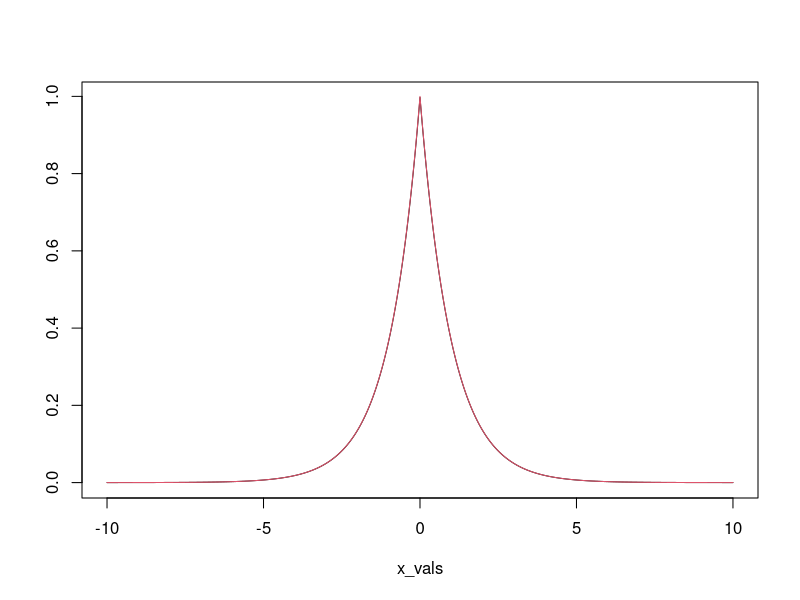
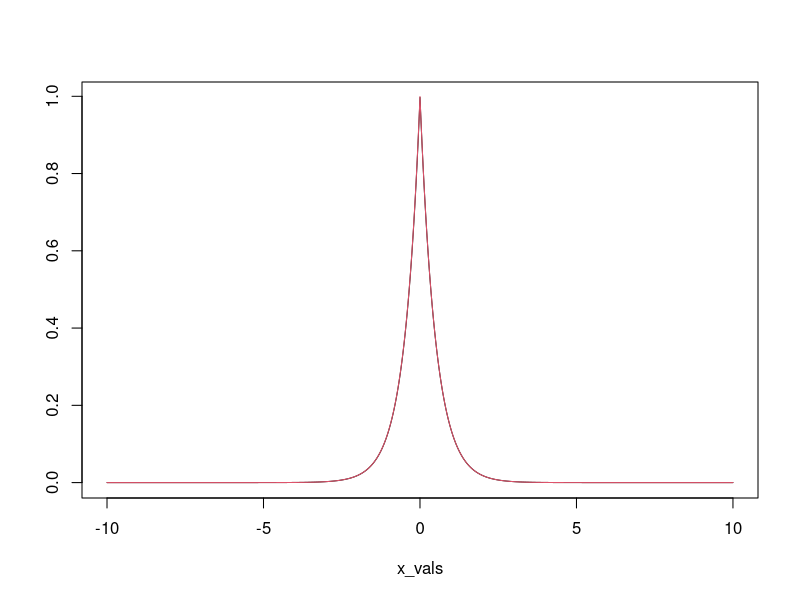
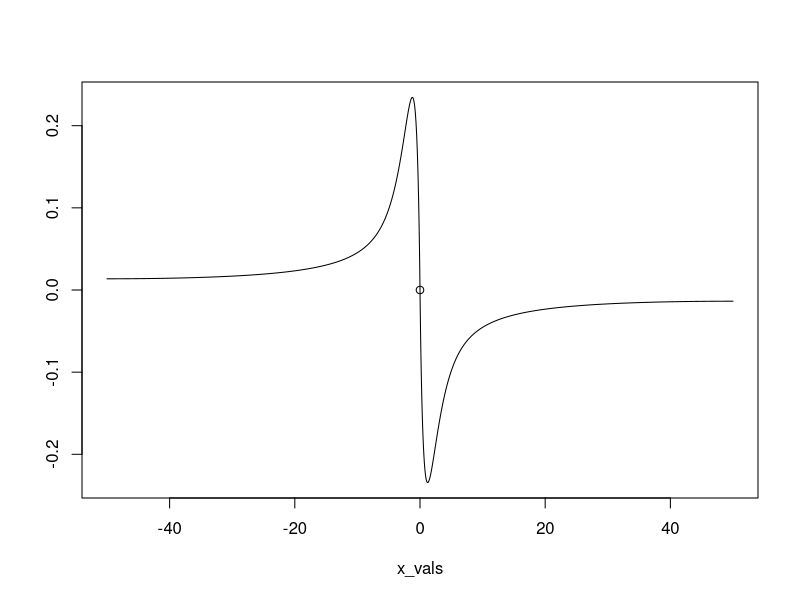
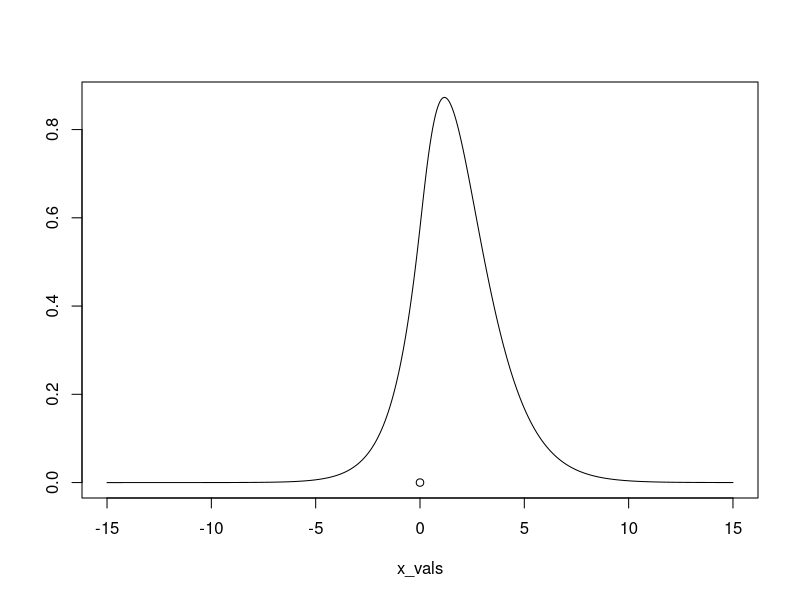

Here is the R script that generated these plots, in order:

norm_constant <- function(nu_1, nu_2, a_1 = 1, a_2 = 1) {
  (a_1)^(nu_1) * (a_2)^(nu_2)*
    sqrt(gamma(nu_1 + 1/2)) * sqrt(gamma(nu_2 + 1/2))/pi^(1/2)/sqrt(gamma(nu_1)*gamma(nu_2))
}


fft_1d <- function(n_points = 2^10, x_max = 10, nu1 = .5, nu2 = .5, a1 = 1, a2 = 1, 
                   re, im) {
  delta_t <-  pi / x_max
  x_vals <- 1:n_points * (2 * pi) / n_points / delta_t
  freq_points <- seq(-delta_t * n_points/2 + delta_t/2, delta_t * n_points/2 - 
                       delta_t/2, length.out = n_points)
  # https://stackoverflow.com/questions/24077913/discretized-continuous-fourier-transform-with-numpy
  tv <- complex(real = a1, imaginary = freq_points)^(-nu1 - .5) *
    complex(real = a2, imaginary = -freq_points)^(-nu2 - .5) * 
    complex(real = re, imaginary = im*sign(freq_points))
  phase_factor <- 1/(sqrt(2*pi))  * 
    exp(complex(imaginary = freq_points[1] * 2 * pi * 
                  (1:length(freq_points)) / (delta_t * length(freq_points))))
  ff_res <- fft(tv, inverse = T)*length(tv) #* phase_factor
  #ff_res_adj <- rev((c(ff_res[freq_points >= 0], ff_res[freq_points < 0])) * phase_factor)
  ff_res_adj <- (c(ff_res[freq_points >= 0], ff_res[freq_points < 0])) * phase_factor
  x_vals <- x_vals - (x_vals[length(x_vals)] - x_vals[1]) /2
  cbind(x_vals, Re(ff_res_adj) * norm_constant(nu1, nu2, a1, a2) * (5/2/x_max))
}
nu_test <- .5
df <- fft_1d(nu1 =nu_test, nu2 =nu_test, a1 = 1, a2 = 1, re = 1, im = 0, n_points = 2^16,x_max = 10)
plot(df, type = 'l')
lines(df[,1], fields::Matern(abs(df[,1]), nu = nu_test), col = 2)

a_test <- 2
df <- fft_1d(nu1 =nu_test, nu2 =nu_test, a1 = a_test, a2 = a_test, re = 1, im = 0, 
             n_points = 2^15,x_max = 10)
plot(df, type = 'l')
lines(df[,1], fields::Matern(abs(df[,1]), nu = nu_test, range = 1/a_test), col = 2)


df <- fft_1d(nu1 = .8, nu2 =.8, a1 = 1, a2 = 1, re = 0, im = .5, n_points = 2^16,x_max = 50)
plot(df, type = 'l')
points(0,0)


df <- fft_1d(nu1 =2.5, nu2 =.8, a1 = 1, a2 = 1, re = 1, im = 0, n_points = 2^16,x_max = 15)
plot(df, type = 'l')
points(0,0)
